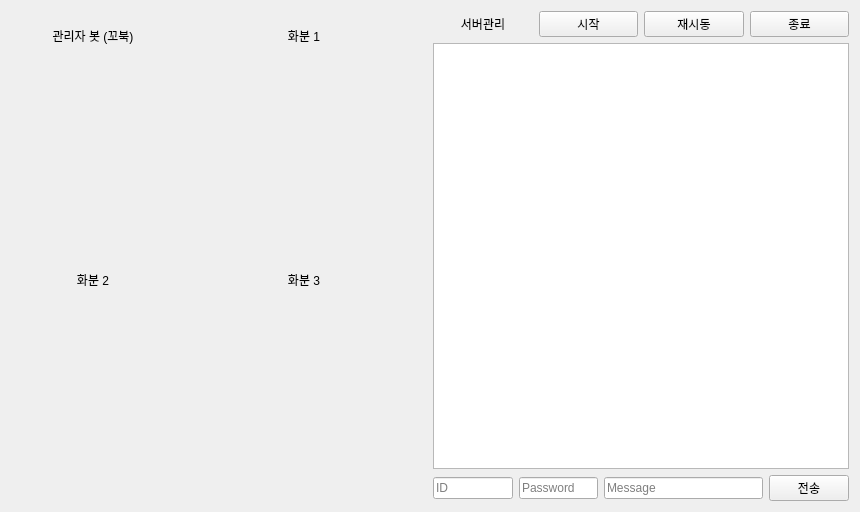
<?xml version="1.0" encoding="UTF-8"?>
<ui version="4.0">
 <class>Tab4AdminPannel</class>
 <widget class="QWidget" name="Tab4AdminPannel">
  <property name="geometry">
   <rect>
    <x>0</x>
    <y>0</y>
    <width>860</width>
    <height>512</height>
   </rect>
  </property>
  <property name="windowTitle">
   <string>Form</string>
  </property>
  <layout class="QHBoxLayout" name="horizontalLayout_2">
   <item>
    <layout class="QHBoxLayout" name="horizontalLayout" stretch="1,1">
     <item>
      <layout class="QVBoxLayout" name="verticalLayout" stretch="1,1">
       <item>
        <layout class="QHBoxLayout" name="horizontalLayout_3" stretch="1,1">
         <item>
          <layout class="QVBoxLayout" name="verticalLayout_3" stretch="1,5">
           <item>
            <layout class="QHBoxLayout" name="horizontalLayout_11" stretch="3,1">
             <item>
              <widget class="QLabel" name="label_5">
               <property name="text">
                <string>관리자 봇 (꼬북)</string>
               </property>
               <property name="alignment">
                <set>Qt::AlignmentFlag::AlignCenter</set>
               </property>
              </widget>
             </item>
             <item>
              <widget class="QLabel" name="plabelTutleStatus">
               <property name="maximumSize">
                <size>
                 <width>35</width>
                 <height>35</height>
                </size>
               </property>
               <property name="text">
                <string/>
               </property>
               <property name="pixmap">
                <pixmap resource="../STF_Image.qrc">:/STF_Images/STF_Green.png</pixmap>
               </property>
               <property name="scaledContents">
                <bool>true</bool>
               </property>
              </widget>
             </item>
            </layout>
           </item>
           <item>
            <widget class="QLabel" name="label">
             <property name="maximumSize">
              <size>
               <width>200</width>
               <height>190</height>
              </size>
             </property>
             <property name="text">
              <string/>
             </property>
             <property name="pixmap">
              <pixmap resource="../STF_Image.qrc">:/STF_Images/STF_TurtleBot.png</pixmap>
             </property>
             <property name="scaledContents">
              <bool>true</bool>
             </property>
            </widget>
           </item>
          </layout>
         </item>
         <item>
          <layout class="QVBoxLayout" name="verticalLayout_4" stretch="1,5">
           <item>
            <layout class="QHBoxLayout" name="horizontalLayout_12" stretch="3,1">
             <item>
              <widget class="QLabel" name="label_6">
               <property name="text">
                <string>화분 1</string>
               </property>
               <property name="alignment">
                <set>Qt::AlignmentFlag::AlignCenter</set>
               </property>
              </widget>
             </item>
             <item>
              <widget class="QLabel" name="plabelPot1Status">
               <property name="maximumSize">
                <size>
                 <width>35</width>
                 <height>35</height>
                </size>
               </property>
               <property name="text">
                <string/>
               </property>
               <property name="pixmap">
                <pixmap>:/STF_Images/STF_Images/STF_Yellow.png</pixmap>
               </property>
               <property name="scaledContents">
                <bool>true</bool>
               </property>
              </widget>
             </item>
            </layout>
           </item>
           <item>
            <widget class="QLabel" name="label_3">
             <property name="maximumSize">
              <size>
               <width>200</width>
               <height>190</height>
              </size>
             </property>
             <property name="text">
              <string/>
             </property>
             <property name="pixmap">
              <pixmap resource="../STF_Image.qrc">:/STF_Images/STF_Linetracer.png</pixmap>
             </property>
             <property name="scaledContents">
              <bool>true</bool>
             </property>
            </widget>
           </item>
          </layout>
         </item>
        </layout>
       </item>
       <item>
        <layout class="QHBoxLayout" name="horizontalLayout_5" stretch="1,1">
         <item>
          <layout class="QVBoxLayout" name="verticalLayout_5" stretch="1,5">
           <item>
            <layout class="QHBoxLayout" name="horizontalLayout_13" stretch="3,1">
             <item>
              <widget class="QLabel" name="label_7">
               <property name="text">
                <string>화분 2</string>
               </property>
               <property name="alignment">
                <set>Qt::AlignmentFlag::AlignCenter</set>
               </property>
              </widget>
             </item>
             <item>
              <widget class="QLabel" name="plabelPot2Status">
               <property name="maximumSize">
                <size>
                 <width>35</width>
                 <height>35</height>
                </size>
               </property>
               <property name="text">
                <string/>
               </property>
               <property name="pixmap">
                <pixmap>:/STF_Images/STF_Images/STF_Red.png</pixmap>
               </property>
               <property name="scaledContents">
                <bool>true</bool>
               </property>
              </widget>
             </item>
            </layout>
           </item>
           <item>
            <widget class="QLabel" name="label_2">
             <property name="maximumSize">
              <size>
               <width>200</width>
               <height>190</height>
              </size>
             </property>
             <property name="text">
              <string/>
             </property>
             <property name="pixmap">
              <pixmap resource="../STF_Image.qrc">:/STF_Images/STF_Linetracer.png</pixmap>
             </property>
             <property name="scaledContents">
              <bool>true</bool>
             </property>
            </widget>
           </item>
          </layout>
         </item>
         <item>
          <layout class="QVBoxLayout" name="verticalLayout_6" stretch="1,5">
           <item>
            <layout class="QHBoxLayout" name="horizontalLayout_14" stretch="3,1">
             <item>
              <widget class="QLabel" name="label_8">
               <property name="text">
                <string>화분 3</string>
               </property>
               <property name="alignment">
                <set>Qt::AlignmentFlag::AlignCenter</set>
               </property>
              </widget>
             </item>
             <item>
              <widget class="QLabel" name="plabelPot3Status">
               <property name="maximumSize">
                <size>
                 <width>35</width>
                 <height>35</height>
                </size>
               </property>
               <property name="text">
                <string/>
               </property>
               <property name="pixmap">
                <pixmap>:/STF_Images/STF_Images/STF_Green.png</pixmap>
               </property>
               <property name="scaledContents">
                <bool>true</bool>
               </property>
              </widget>
             </item>
            </layout>
           </item>
           <item>
            <widget class="QLabel" name="label_4">
             <property name="maximumSize">
              <size>
               <width>200</width>
               <height>190</height>
              </size>
             </property>
             <property name="text">
              <string/>
             </property>
             <property name="pixmap">
              <pixmap resource="../STF_Image.qrc">:/STF_Images/STF_Linetracer.png</pixmap>
             </property>
             <property name="scaledContents">
              <bool>true</bool>
             </property>
            </widget>
           </item>
          </layout>
         </item>
        </layout>
       </item>
      </layout>
     </item>
     <item>
      <layout class="QVBoxLayout" name="verticalLayout_2" stretch="1,10,1">
       <item>
        <layout class="QHBoxLayout" name="horizontalLayout_7" stretch="1,1,1,1">
         <item>
          <widget class="QLabel" name="label_13">
           <property name="text">
            <string>서버관리</string>
           </property>
           <property name="alignment">
            <set>Qt::AlignmentFlag::AlignCenter</set>
           </property>
          </widget>
         </item>
         <item>
          <widget class="QPushButton" name="pPBServerStart">
           <property name="text">
            <string>시작</string>
           </property>
          </widget>
         </item>
         <item>
          <widget class="QPushButton" name="pPBServerRestart">
           <property name="text">
            <string>재시동</string>
           </property>
          </widget>
         </item>
         <item>
          <widget class="QPushButton" name="pPBServerStop">
           <property name="text">
            <string>종료</string>
           </property>
          </widget>
         </item>
        </layout>
       </item>
       <item>
        <layout class="QVBoxLayout" name="verticalLayout_7">
         <item>
          <widget class="QTextEdit" name="textEdit"/>
         </item>
        </layout>
       </item>
       <item>
        <layout class="QHBoxLayout" name="horizontalLayout_9" stretch="2,2,4,1">
         <item>
          <widget class="QLineEdit" name="pLE_ID">
           <property name="placeholderText">
            <string>ID</string>
           </property>
          </widget>
         </item>
         <item>
          <widget class="QLineEdit" name="pLE_Pwd">
           <property name="placeholderText">
            <string>Password</string>
           </property>
          </widget>
         </item>
         <item>
          <widget class="QLineEdit" name="pLE_Msg">
           <property name="placeholderText">
            <string>Message</string>
           </property>
          </widget>
         </item>
         <item>
          <widget class="QPushButton" name="pPB_Send">
           <property name="text">
            <string>전송</string>
           </property>
          </widget>
         </item>
        </layout>
       </item>
      </layout>
     </item>
    </layout>
   </item>
  </layout>
 </widget>
 <resources>
  <include location="../STF_Image.qrc"/>
 </resources>
 <connections/>
</ui>
